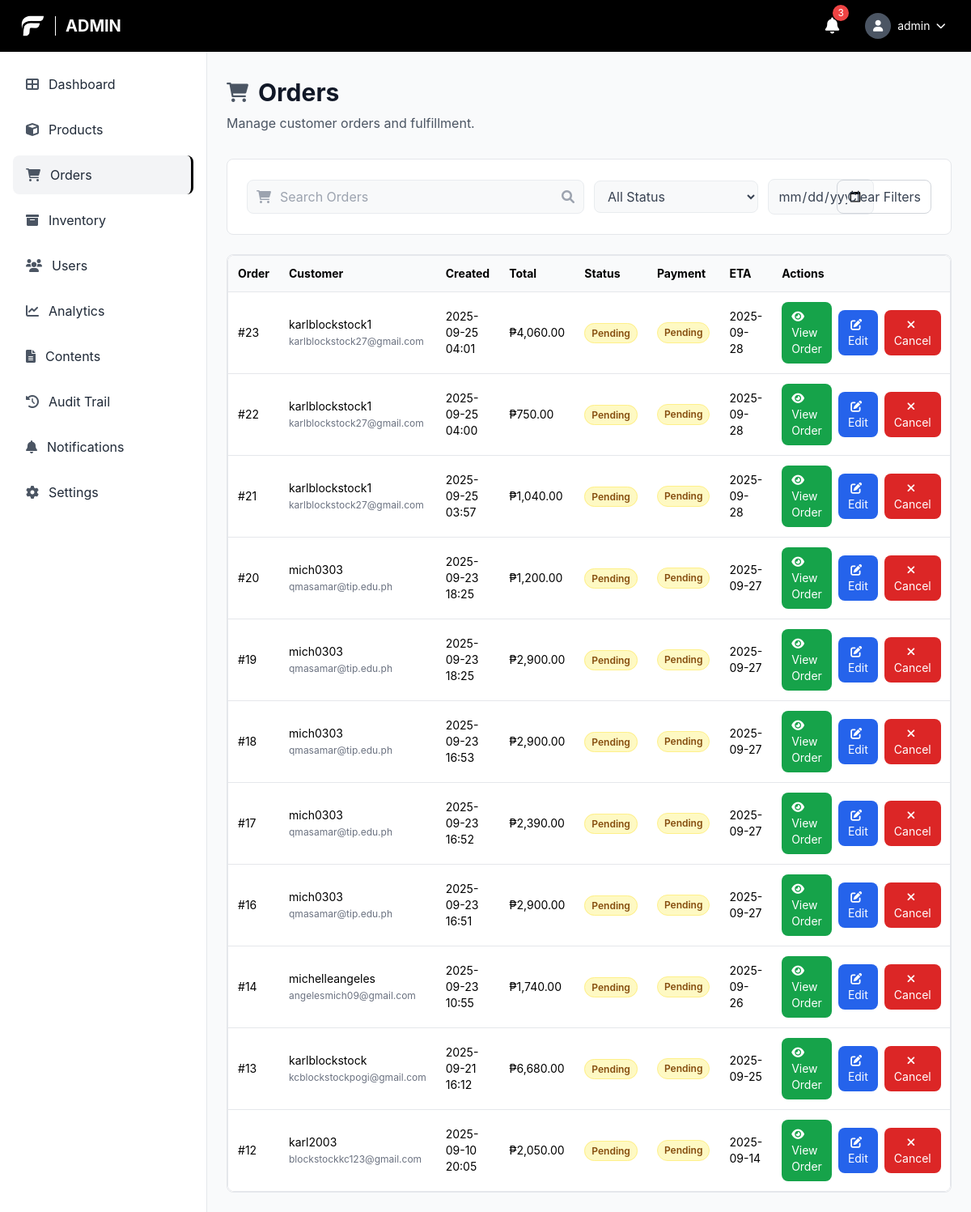
/admin/orders.php (signed in), run on an earlier commit of the app's database.
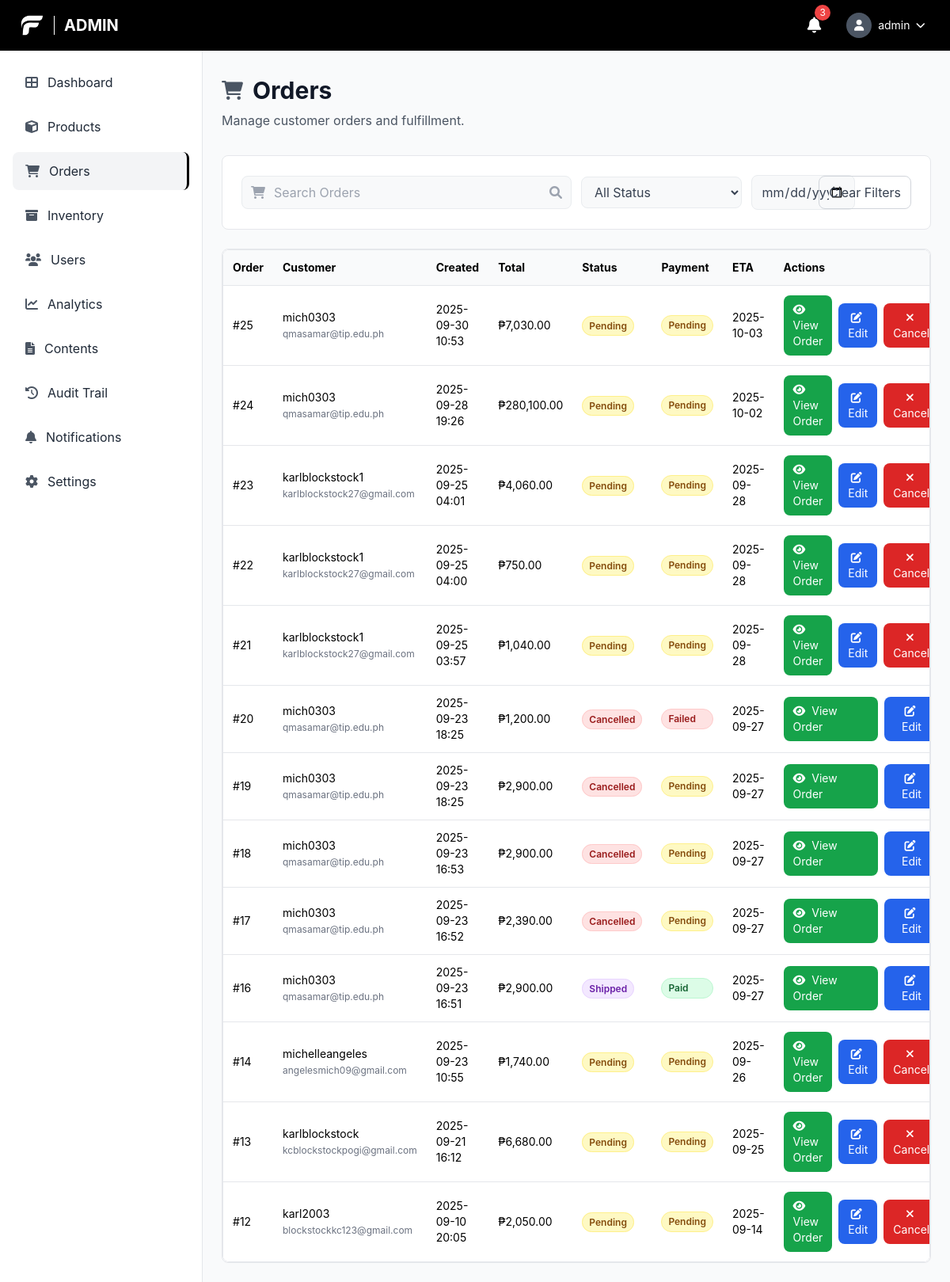
And on a later commit of the database.
### tables this page shows
CREATE TABLE `orders` (
  `order_id` bigint(20) UNSIGNED NOT NULL,
  `custom_order_id` varchar(20) DEFAULT NULL,
  `user_id` bigint(20) UNSIGNED NOT NULL,
  `status` enum('pending','processing','shipped','delivered','cancelled','returned','refunded') NOT NULL DEFAULT 'pending',
  `payment_method` varchar(50) DEFAULT NULL,
  `payment_status` enum('pending','paid','refunded','failed') NOT NULL DEFAULT 'pending',
  `payment_reference` varchar(255) DEFAULT NULL,
  `shipping_address` text DEFAULT NULL,
  `total_amount` decimal(10,2) NOT NULL DEFAULT 0.00,
  `estimated_delivery_date` date DEFAULT NULL,
  `return_reason` text DEFAULT NULL,
  `refund_amount` decimal(10,2) DEFAULT NULL,
  `stock_deducted` tinyint(1) NOT NULL DEFAULT 0,
  `created_at` timestamp NOT NULL DEFAULT current_timestamp(),
  `updated_at` timestamp NOT NULL DEFAULT current_timestamp() ON UPDATE current_timestamp()
);

CREATE TABLE `users` (
  `user_id` bigint(20) UNSIGNED NOT NULL,
  `username` varchar(100) NOT NULL,
  `email` varchar(150) NOT NULL,
  `phone` varchar(20) DEFAULT NULL,
  `date_of_birth` date DEFAULT NULL,
  `address` varchar(255) DEFAULT NULL,
  `password_hash` varchar(255) DEFAULT NULL,
  `google_id` varchar(255) DEFAULT NULL,
  `role` enum('admin','manager','staff','customer') NOT NULL DEFAULT 'customer',
  `status` enum('active','inactive','suspended') NOT NULL DEFAULT 'active',
  `created_at` timestamp NOT NULL DEFAULT current_timestamp(),
  `updated_at` timestamp NOT NULL DEFAULT current_timestamp() ON UPDATE current_timestamp(),
  `last_login` timestamp NULL DEFAULT NULL,
  `first_name` varchar(100) DEFAULT NULL,
  `last_name` varchar(100) DEFAULT NULL,
  `profile_picture` varchar(255) DEFAULT NULL
);

### admin/orders.php (the view, shortened to what this page needs)
<?php
$pdo = getDBConnection();
$search = trim($_GET['q'] ?? '');
$filterDate = $_GET['date'] ?? '';
$where = [];
$params = [];
$whereSql = $where ? ('WHERE ' . implode(' AND ', $where)) : '';
$sql = "SELECT o.*, u.username, u.email FROM orders o JOIN users u ON u.user_id = o.user_id $whereSql ORDER BY o.created_at DESC LIMIT 500";
$stm = $pdo->prepare($sql);
$stm->execute($params);
$orders = $stm->fetchAll();
?>
<!DOCTYPE html>
<html lang="en">
<head>
	<script src="https://cdn.tailwindcss.com"></script>
	<link href="https://cdnjs.cloudflare.com/ajax/libs/font-awesome/6.0.0/css/all.min.css" rel="stylesheet">
	<link rel="stylesheet" href="../css/style.css">
</head>
<body class="font-body bg-gray-50">
	<header class="bg-black text-white fixed top-0 left-0 right-0 z-50 h-16 flex items-center justify-between px-6">
		<div class="flex items-center space-x-3">
            <img src="../img/LOGO-Fitfuel.png" alt="FitFuel Logo" class="w-8 h-8 object-contain">
			<h1 class="text-xl font-bold uppercase">Admin</h1>
		</div>
		<div class="flex items-center space-x-4">
			<button class="p-2 hover:bg-gray-800 rounded-lg transition-colors relative">
				<i class="fas fa-bell text-xl"></i>
				<span class="absolute -top-1 -right-1 bg-red-500 text-white text-xs rounded-full h-5 w-5 flex items-center justify-center">3</span>
			</button>
			<div class="relative">
				<button onclick="toggleUserMenu()" class="flex items-center space-x-2 p-2 hover:bg-gray-800 rounded-lg transition-colors">
					<div class="w-8 h-8 bg-gray-600 rounded-full flex items-center justify-center">
						<i class="fas fa-user text-white text-sm"></i>
					</div>
					<span class="hidden md:block text-sm"><?php echo htmlspecialchars($_SESSION['username'] ?? 'Admin'); ?></span>
					<i class="fas fa-chevron-down text-xs"></i>
				</button>
			</div>
		</div>
	</header>
	<aside class="fixed left-0 top-16 bottom-0 w-64 bg-white border-r border-gray-200 overflow-y-auto">
		<nav class="p-4">
			<ul class="space-y-2">
				<li>
					<a href="dashboard.php" class="sidebar-item flex items-center space-x-3 px-4 py-3 rounded-lg text-gray-800">
						<i class="fas fa-th-large text-gray-600"></i>
						<span>Dashboard</span>
					</a>
				</li>
				<li>
					<a href="product.php" class="sidebar-item flex items-center space-x-3 px-4 py-3 rounded-lg text-gray-800">
						<i class="fas fa-cube text-gray-600"></i>
						<span>Products</span>
					</a>
				</li>
				<li>
					<a href="orders.php" class="sidebar-item active flex items-center space-x-3 px-4 py-3 rounded-lg text-gray-800">
						<i class="fas fa-shopping-cart text-gray-600"></i>
						<span>Orders</span>
					</a>
				</li>
				<li>
					<a href="inventory.php" class="sidebar-item flex items-center space-x-3 px-4 py-3 rounded-lg text-gray-800">
						<i class="fas fa-archive text-gray-600"></i>
						<span>Inventory</span>
					</a>
				</li>
				<li>
					<a href="users.php" class="sidebar-item flex items-center space-x-3 px-4 py-3 rounded-lg text-gray-800">
						<i class="fas fa-users text-gray-600"></i>
						<span>Users</span>
					</a>
				</li>
				<li>
					<a href="#" class="sidebar-item flex items-center space-x-3 px-4 py-3 rounded-lg text-gray-800">
						<i class="fas fa-chart-line text-gray-600"></i>
						<span>Analytics</span>
					</a>
				</li>
				<li>
					<a href="content.php" class="sidebar-item flex items-center space-x-3 px-4 py-3 rounded-lg text-gray-800">
						<i class="fas fa-file-alt text-gray-600"></i>
						<span>Contents</span>
					</a>
				</li>
				<li>
					<a href="audit_logs.php" class="sidebar-item flex items-center space-x-3 px-4 py-3 rounded-lg text-gray-800">
						<i class="fas fa-history text-gray-600"></i>
						<span>Audit Trail</span>
					</a>
				</li>
				<li>
					<a href="#" class="sidebar-item flex items-center space-x-3 px-4 py-3 rounded-lg text-gray-800">
						<i class="fas fa-bell text-gray-600"></i>
						<span>Notifications</span>
					</a>
				</li>
				<li>
					<a href="#" class="sidebar-item flex items-center space-x-3 px-4 py-3 rounded-lg text-gray-800">
						<i class="fas fa-cog text-gray-600"></i>
						<span>Settings</span>
					</a>
				</li>
			</ul>
		</nav>
	</aside>
	<main class="ml-64 pt-24 pb-6 px-6">
		<div class="mb-8">
			<div class="flex items-center space-x-3 mb-2">
				<i class="fas fa-shopping-cart text-2xl text-gray-600"></i>
				<h1 class="text-3xl font-bold text-gray-900">Orders</h1>
			</div>
			<p class="text-gray-600">Manage customer orders and fulfillment.</p>
		</div>
		<div class="bg-white rounded-lg border border-gray-200 p-6 mb-6">
		<form id="orderFilters" method="get" class="grid grid-cols-1 md:grid-cols-12 gap-3 items-center">
			<div class="relative md:col-span-6">
				<i class="fas fa-shopping-cart absolute left-3 top-1/2 transform -translate-y-1/2 text-gray-400"></i>
				<input type="text" name="q" value="<?php echo htmlspecialchars($search); ?>" placeholder="Search Orders" class="search-input w-full pl-10 pr-10 py-2 rounded-lg focus:outline-none" />
				<i class="fas fa-search absolute right-3 top-1/2 transform -translate-y-1/2 text-gray-400"></i>
			</div>
			<div class="md:col-span-3">
				<select name="status" class="filter-btn px-3 py-2 rounded-lg w-full focus:outline-none">
					<option value="">All Status</option>
				</select>
			</div>
			<div class="md:col-span-2">
				<input type="date" name="date" value="<?php echo htmlspecialchars($filterDate); ?>" class="filter-btn px-3 py-2 rounded-lg w-full focus:outline-none" />
			</div>
			<div class="md:col-span-1 md:justify-self-end">
				<a href="orders.php" class="px-3 py-2 rounded-lg border border-gray-300 text-gray-700 hover:bg-gray-100 inline-block whitespace-nowrap">Clear Filters</a>
			</div>
		</form>
		</div>
		<div class="bg-white border border-gray-200 rounded-lg overflow-x-auto">
		<div class="bg-white border border-gray-200 rounded-lg overflow-x-auto">
			<table class="min-w-full text-sm">
				<thead class="bg-gray-50">
					<tr>
						<th class="text-left p-3">Order</th>
						<th class="text-left p-3">Customer</th>
						<th class="text-left p-3">Created</th>
						<th class="text-left p-3">Total</th>
						<th class="text-left p-3">Status</th>
						<th class="text-left p-3">Payment</th>
						<th class="text-left p-3">ETA</th>
						<th class="text-left p-3">Actions</th>
					</tr>
				</thead>
				<tbody>
					<?php if (!$orders): ?>
						<tr><td colspan="8" class="p-6 text-center text-gray-500">No orders found.</td></tr>
					<?php else: foreach ($orders as $o): ?>
					<tr class="border-t">
						<td class="p-3">#<?php echo (int)$o['order_id']; ?></td>
						<td class="p-3"><?php echo htmlspecialchars($o['username']); ?> <span class="text-gray-500 text-xs"><?php echo htmlspecialchars($o['email']); ?></span></td>
						<td class="p-3"><?php echo htmlspecialchars(date('Y-m-d H:i', strtotime($o['created_at']))); ?></td>
						<td class="p-3">₱<?php echo number_format((float)$o['total_amount'], 2); ?></td>
						<td class="p-3">
							<span class="px-2 py-1 rounded-full text-xs font-semibold <?php
								$statusClass = '';
								switch($o['status']) {
									case 'shipped':
										$statusClass = 'bg-purple-100 text-purple-800 border border-purple-200';
										break;
									case 'cancelled':
										$statusClass = 'bg-red-100 text-red-800 border border-red-200';
										break;
									default:
										$statusClass = 'bg-yellow-100 text-yellow-800 border border-yellow-200';
										break;
								}
								echo $statusClass;
							?>">
								<?php echo ucfirst($o['status']); ?>
							</span>
						</td>
						<td class="p-3">
							<div class="flex flex-col space-y-1">
								<span class="px-2 py-1 rounded-full text-xs font-semibold <?php
									$paymentStatusClass = '';
									switch($o['payment_status']) {
										case 'paid':
											$paymentStatusClass = 'bg-green-100 text-green-800 border border-green-200';
											break;
										case 'pending':
											$paymentStatusClass = 'bg-yellow-100 text-yellow-800 border border-yellow-200';
											break;
										default:
											$paymentStatusClass = 'bg-red-100 text-red-800 border border-red-200';
											break;
									}
									echo $paymentStatusClass;
								?>">
									<?php echo ucfirst($o['payment_status']); ?>
								</span>
							</div>
						</td>
						<td class="p-3"><?php echo $o['estimated_delivery_date'] ? htmlspecialchars($o['estimated_delivery_date']) : '-'; ?></td>
						<td class="p-3">
							<div class="flex items-center space-x-2">
								<a href="view_order.php?id=<?php echo (int)$o['order_id']; ?>" class="bg-green-600 hover:bg-green-700 text-white px-3 py-2 rounded-lg text-sm transition-colors">
									<i class="fas fa-eye mr-1"></i>
									View Order
								</a>
								<button onclick="openOrderModal(<?php echo htmlspecialchars(json_encode($o)); ?>)" class="bg-blue-600 hover:bg-blue-700 text-white px-3 py-2 rounded-lg text-sm transition-colors">
									<i class="fas fa-edit mr-1"></i>
									Edit
								</button>
								<?php if (!in_array($o['status'], ['processing','shipped','delivered','cancelled'], true)): ?>
								<form method="post" class="inline" onsubmit="return confirm('Cancel this order?');">
									<button type="submit" class="bg-red-600 hover:bg-red-700 text-white px-3 py-2 rounded-lg text-sm transition-colors">
										<i class="fas fa-times mr-1"></i>
										Cancel
									</button>
								</form>
								<?php endif; ?>
							</div>
						</td>
					</tr>
					<?php endforeach; endif; ?>
				</tbody>
			</table>
		</div>
	</main>
</body>
</html>

### css/style.css (style rules this page uses)
:root { --primary: #059669; --secondary: #10b981; --accent: #10b981; --muted: #f1f5f9; --foreground: #475569; --border: #e5e7eb; }
.font-body { font-family: 'DM Sans', -apple-system, BlinkMacSystemFont, 'Segoe UI', Roboto, 'Helvetica Neue', Arial, sans-serif; }
body, html { font-family: 'DM Sans', -apple-system, BlinkMacSystemFont, 'Segoe UI', Roboto, 'Helvetica Neue', Arial, sans-serif; }
h1, h2, h3, h4, h5, h6 { font-family: 'Space Grotesk', -apple-system, BlinkMacSystemFont, 'Segoe UI', Roboto, 'Helvetica Neue', Arial, sans-serif; }
p, span, div, a, button, input, textarea, select { font-family: 'DM Sans', -apple-system, BlinkMacSystemFont, 'Segoe UI', Roboto, 'Helvetica Neue', Arial, sans-serif; }

### admin/orders.php (style rules this page uses)
.sidebar-item.active { background-color: #f3f4f6; border-right: 3px solid #000; }
.search-input { background-color: #f8f9fa; border: 1px solid #e9ecef; }
.filter-btn { background-color: #f8f9fa; border: 1px solid #e9ecef; color: #374151; }

What changed in the data, as far as the page shows it:
added orders: order_id "25", user.username "mich0303", user.email "qmasamar@tip.edu.ph", created_at "2025-09-30 10:53", total_amount "7,030.00", status "Pending", payment_status "Pending", estimated_delivery_date "2025-10-03"
added orders: order_id "24", user.username "mich0303", user.email "qmasamar@tip.edu.ph", created_at "2025-09-28 19:26", total_amount "280,100.00", status "Pending", payment_status "Pending", estimated_delivery_date "2025-10-02"
changed orders id 20: status "Pending" → "Cancelled"; payment_status "Pending" → "Failed"; no longer shows "Cancel"
changed orders id 19: status "Pending" → "Cancelled"; no longer shows "Cancel"
changed orders id 18: status "Pending" → "Cancelled"; no longer shows "Cancel"
changed orders id 17: status "Pending" → "Cancelled"; no longer shows "Cancel"
changed orders id 16: status "Pending" → "Shipped"; payment_status "Pending" → "Paid"; no longer shows "Cancel"
